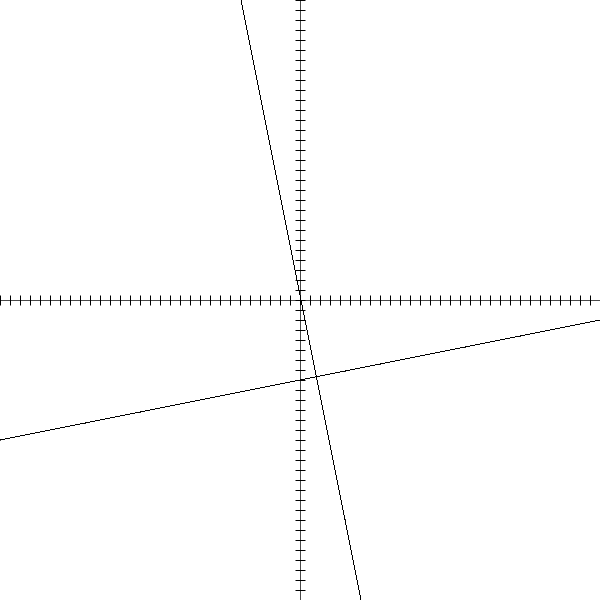
Frame 1 (no input)
Frame 60 (the mouse pressed at the canvas centre just before this capture): identical to frame 1, image omitted
Frame 120 (the mouse held since frame 60 and released just before this capture): identical to frame 1, image omitted

The Processing sketch that drew this single still picture (run headless with seeded random() and noise(); from frame 60 on, the mouse is pressed at the canvas centre):

// Processing sketch: sketch_perpendicular_line
// ── sketch_perpendicular_line.pde
int i;
int length = 500;
float m1 = -5;
float c1= 0.5;
float x1;
float y1;
float x2;
float m2 = -1/m1;
float c2 =-8;
float y2;
float x;
float y;
void setup(){
  size(600,600);
}

void draw(){
  
  background(255);
  
 for(i=0;i<=600;i++){ 
 point(i,300); 
 }
 
 for(i=0;i<=600;i++){ 
 point(300,i); 
}
 
 for (i=0;i<=600;i=i+10){ 
     ellipse(i,300,0,10); 
 } 
 
 for (i=0;i<=600;i=i+10){ 
     ellipse(300,i,10,0); 
 } 
 
 for( x1=-300;x1<=600;x1=x1+0.01){
   y1=-m1*x1-c1*10;
   point(x1+300,y1+300);
  }
  
  for( x2=-300;x2<=600;x2=x2+0.01){
    y2=-m2*x2-c2*10;
    point(x2+300,y2+300);
  }
}
